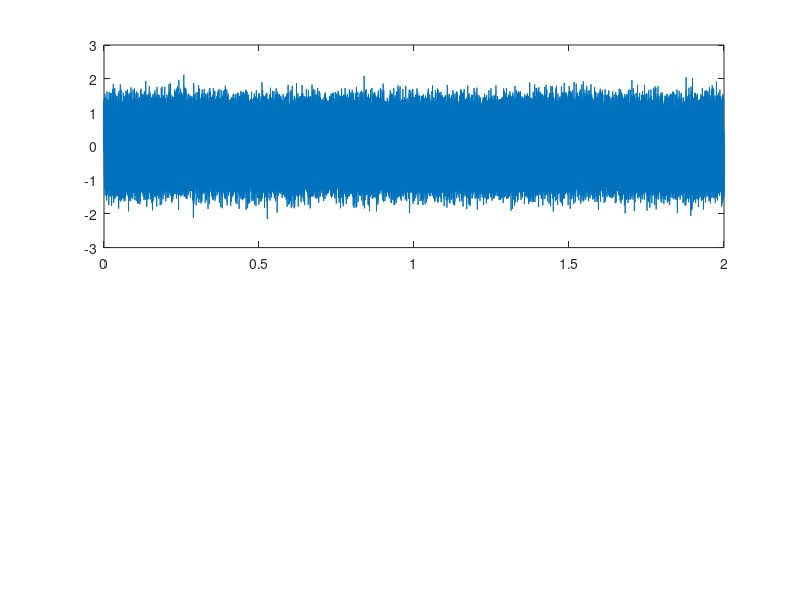

The MATLAB script that drew this image: (Note: this script raises an error after producing the figure.)
% Parâmetros do sinal
fs = 44100;               % Frequência de amostragem (Hz)
t = 0:1/fs:2;             % Duração de 2 segundos
f = 440;                  % Frequência do tom (Hz) — Lá central

% Escolher tipo de entrada: 'seno' ou 'seno_ruido'
tipo_entrada = 'seno_ruido';  % <-- Altere aqui para 'seno' ou 'seno_ruido'

% Gerar sinal de entrada
switch tipo_entrada
    case 'seno'
        x = sin(2*pi*f*t);  % Tom senoidal puro
    case 'seno_ruido'
        x = sin(2*pi*f*t) + 0.3*randn(size(t));  % Tom com ruído branco
    otherwise
        error('Tipo de entrada inválido. Use "seno" ou "seno_ruido".');
end

% Coeficiente do sistema
%a = 0.99999999;
a = 0.9;

% Aplicar o sistema recursivo: y[n] = a*y[n-1] + x[n]
y = filter(1, [1 -a], x);

% Normalização
%x = x / max(abs(x));
%y = y / max(abs(y));

% Tocar o som
disp('Tocando sinal original...');
sound(x, fs);
pause(3);  % Aguarda terminar

disp('Tocando sinal processado...');
sound(y, fs);
pause(3);

% Plot dos sinais
figure;
subplot(2,1,1);
plot(t, x);
title(['Sinal de entrada: ', titulo(tipo_entrada)]);
xlabel('Tempo (s)'); ylabel('Amplitude');

subplot(2,1,2);
plot(t, y);
title(['Sinal processado: y[n] = a y[n-1] + x[n], com a = ', num2str(a)]);
xlabel('Tempo (s)'); ylabel('Amplitude');


function tipo_titulo = titulo(tipo_entrada)
    switch tipo_entrada
        case 'seno'
            tipo_titulo = 'seno';
        case 'seno_ruido'
            tipo_titulo = 'seno com ruido';
        otherwise
            error('Tipo de entrada inválido. Use "seno" ou "seno_ruido".');
    end
end